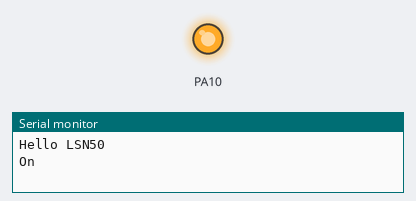
A sketch run on a simulated STM32 Blue Pill. On the bench: output pins drawn as LEDs (lit = HIGH), the last lines printed to the serial monitor.

Above: at 1.0 s.
At 3.0 s:
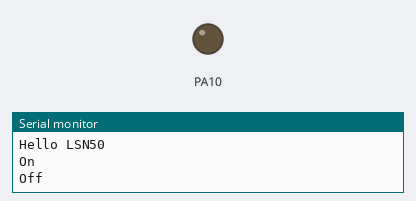
Timing chart, 0 to 5.2 s (numbered marks = the images above):
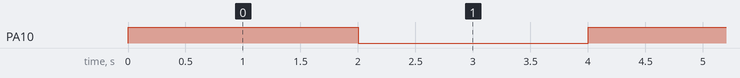

The sketch:

lsn50test.ino
```cpp
void setup() {
  Serial.begin(9600);
  pinMode(PA10, OUTPUT);
}

void loop() {
  Serial.println("Hello LSN50");
  digitalWrite(PA10, HIGH);
  Serial.println("On");
  delay(2000);
  digitalWrite(PA10, LOW);
  Serial.println("Off");
  delay(2000);
}
```

Measured:
- by itself, PA10: alternates HIGH for 2.0 s and LOW for 2.0 s
